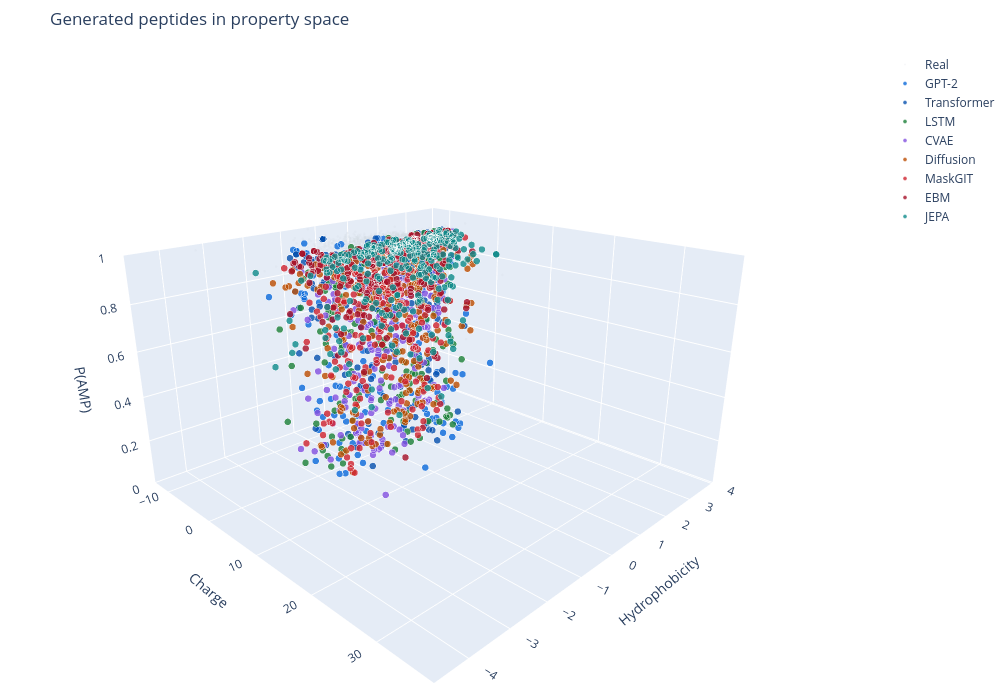

The notebook cell saved with this chart:
### Markdown cell above
## 16. 3D scatter — charge x hydrophobicity x P(AMP)

Interactive plotly figure.

### Code cell
import plotly.graph_objects as go
fig3d = go.Figure()
rs = real_df.sample(min(2000, len(real_df)), random_state=42)
fig3d.add_trace(go.Scatter3d(x=rs["charge"], y=rs["hydrophobicity"], z=rs["amp_probability"],
    mode="markers", marker=dict(size=1.5, color="#D1D9E0", opacity=0.2), name="Real"))
for m in MODEL_NAMES:
    df = model_dfs[m]
    fig3d.add_trace(go.Scatter3d(x=df["charge"], y=df["hydrophobicity"], z=df["amp_probability"],
        mode="markers", marker=dict(size=4, color=MC[m], opacity=0.8, line=dict(width=0.3, color="white")),
        name=m, text=[f"{m}: {row.sequence[:15]}..." for _, row in df.iterrows()], hoverinfo="text"))
fig3d.update_layout(title="Generated peptides in property space",
    scene=dict(xaxis_title="Charge", yaxis_title="Hydrophobicity", zaxis_title="P(AMP)",
        zaxis=dict(range=[0,1]), camera=dict(eye=dict(x=1.5,y=-1.5,z=0.8)),
        aspectratio=dict(x=1.2,y=1.2,z=0.7)),
    paper_bgcolor="white", width=1000, height=700, margin=dict(l=0,r=0,t=50,b=0))
fig3d.show()
fig3d.write_html("3d_charge_hydro_amp.html", include_plotlyjs="cdn")
try: fig3d.write_image("3d_charge_hydro_amp.png", width=1200, height=800, scale=2); print("Saved")
except: print("pip install kaleido for static export")

### Figure 1 — Plotly figure (JSON) as saved in the notebook; plotly's stock layout.template omitted (floating-point values rounded to 4 significant figures; data arrays with more than 128 entries replaced by an {"elided": "..."} marker saying what was removed)
{"data": [{"marker": {"color": "#D1D9E0", "opacity": 0.2, "size": 1.5}, "mode": "markers", "name": "Real", "type": "scatter3d", "x": {"elided": "2000 int values"}, "y": {"elided": "2000 float values"}, "z": {"elided": "2000 int values"}}, {"hoverinfo": "text", "marker": {"color": "#0969DA", "line": {"color": "white", "width": 0.3}, "opacity": 0.8, "size": 4}, "mode": "markers", "name": "GPT-2", "text": {"elided": "270 str values"}, "type": "scatter3d", "x": {"elided": "270 int values"}, "y": {"elided": "270 float values"}, "z": {"elided": "270 float values"}}, {"hoverinfo": "text", "marker": {"color": "#0550AE", "line": {"color": "white", "width": 0.3}, "opacity": 0.8, "size": 4}, "mode": "markers", "name": "Transformer", "text": {"elided": "270 str values"}, "type": "scatter3d", "x": {"elided": "270 int values"}, "y": {"elided": "270 float values"}, "z": {"elided": "270 float values"}}, {"hoverinfo": "text", "marker": {"color": "#1A7F37", "line": {"color": "white", "width": 0.3}, "opacity": 0.8, "size": 4}, "mode": "markers", "name": "LSTM", "text": {"elided": "270 str values"}, "type": "scatter3d", "x": {"elided": "270 int values"}, "y": {"elided": "270 float values"}, "z": {"elided": "270 float values"}}, {"hoverinfo": "text", "marker": {"color": "#8250DF", "line": {"color": "white", "width": 0.3}, "opacity": 0.8, "size": 4}, "mode": "markers", "name": "CVAE", "text": {"elided": "270 str values"}, "type": "scatter3d", "x": {"elided": "270 int values"}, "y": {"elided": "270 float values"}, "z": {"elided": "270 float values"}}, {"hoverinfo": "text", "marker": {"color": "#BC4C00", "line": {"color": "white", "width": 0.3}, "opacity": 0.8, "size": 4}, "mode": "markers", "name": "Diffusion", "text": {"elided": "270 str values"}, "type": "scatter3d", "x": {"elided": "270 int values"}, "y": {"elided": "270 float values"}, "z": {"elided": "270 float values"}}, {"hoverinfo": "text", "marker": {"color": "#CF222E", "line": {"color": "white", "width": 0.3}, "opacity": 0.8, "size": 4}, "mode": "markers", "name": "MaskGIT", "text": {"elided": "270 str values"}, "type": "scatter3d", "x": {"elided": "270 int values"}, "y": {"elided": "270 float values"}, "z": {"elided": "270 float values"}}, {"hoverinfo": "text", "marker": {"color": "#A40E26", "line": {"color": "white", "width": 0.3}, "opacity": 0.8, "size": 4}, "mode": "markers", "name": "EBM", "text": {"elided": "270 str values"}, "type": "scatter3d", "x": {"elided": "270 int values"}, "y": {"elided": "270 float values"}, "z": {"elided": "270 float values"}}, {"hoverinfo": "text", "marker": {"color": "#0E8A8A", "line": {"color": "white", "width": 0.3}, "opacity": 0.8, "size": 4}, "mode": "markers", "name": "JEPA", "text": {"elided": "270 str values"}, "type": "scatter3d", "x": {"elided": "270 int values"}, "y": {"elided": "270 float values"}, "z": {"elided": "270 float values"}}], "layout": {"height": 700, "margin": {"b": 0, "l": 0, "r": 0, "t": 50}, "paper_bgcolor": "white", "scene": {"aspectratio": {"x": 1.2, "y": 1.2, "z": 0.7}, "camera": {"eye": {"x": 1.5, "y": -1.5, "z": 0.8}}, "xaxis": {"title": {"text": "Charge"}}, "yaxis": {"title": {"text": "Hydrophobicity"}}, "zaxis": {"range": [0, 1], "title": {"text": "P(AMP)"}}}, "title": {"text": "Generated peptides in property space"}, "width": 1000}}
